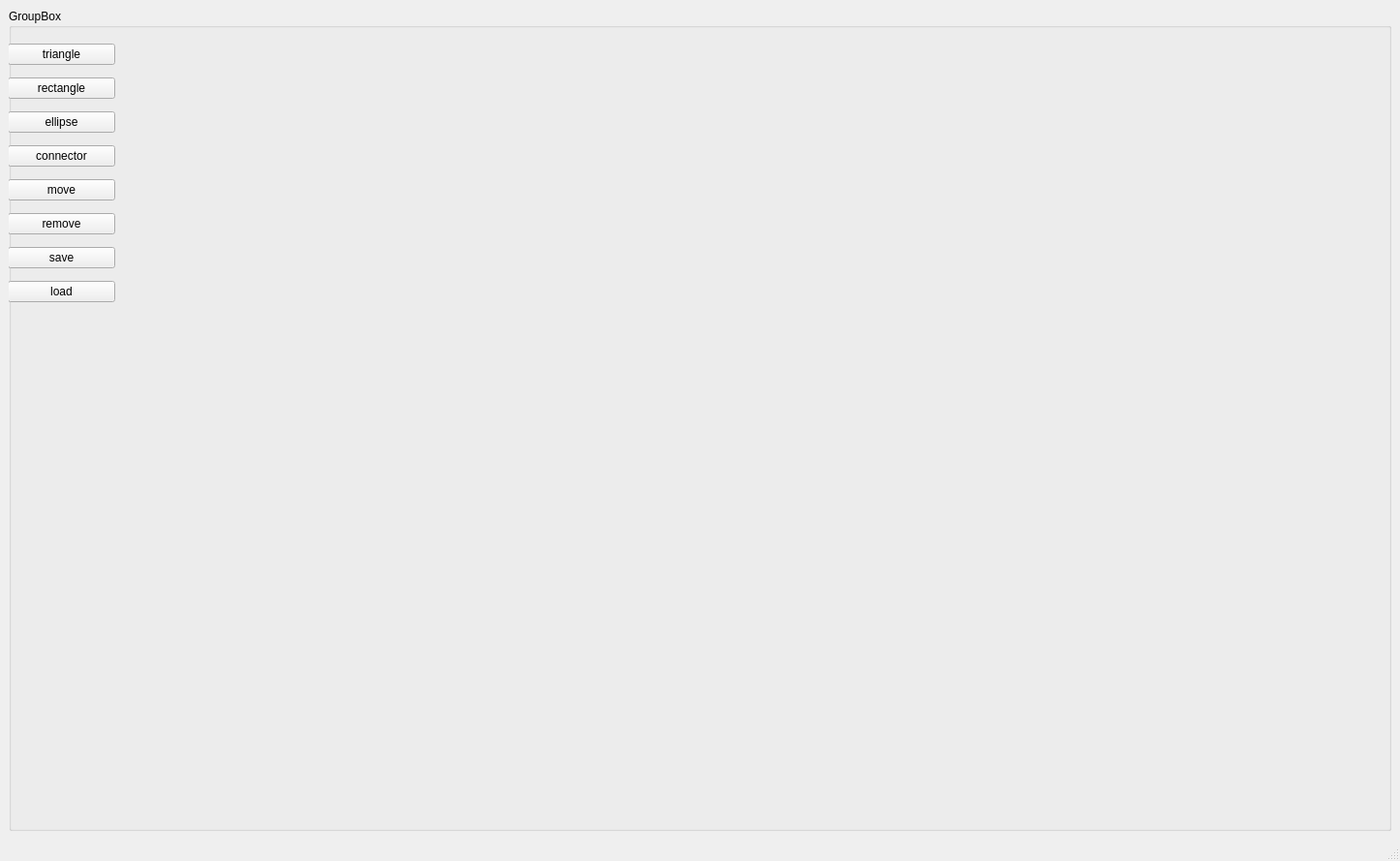
<?xml version="1.0" encoding="UTF-8"?>
<ui version="4.0">
 <class>MainWindow</class>
 <widget class="QMainWindow" name="MainWindow">
  <property name="geometry">
   <rect>
    <x>0</x>
    <y>0</y>
    <width>1446</width>
    <height>889</height>
   </rect>
  </property>
  <property name="windowTitle">
   <string>MainWindow</string>
  </property>
  <widget class="QWidget" name="centralwidget">
   <layout class="QGridLayout" name="gridLayout">
    <item row="0" column="0">
     <widget class="QGroupBox" name="groupBox">
      <property name="title">
       <string>GroupBox</string>
      </property>
      <widget class="QWidget" name="verticalLayoutWidget">
       <property name="geometry">
        <rect>
         <x>-1</x>
         <y>29</y>
         <width>111</width>
         <height>283</height>
        </rect>
       </property>
       <layout class="QVBoxLayout" name="verticalLayout">
        <item>
         <widget class="QPushButton" name="pushButton">
          <property name="text">
           <string>triangle</string>
          </property>
         </widget>
        </item>
        <item>
         <widget class="QPushButton" name="pushButton_3">
          <property name="text">
           <string>rectangle</string>
          </property>
         </widget>
        </item>
        <item>
         <widget class="QPushButton" name="pushButton_4">
          <property name="text">
           <string>ellipse</string>
          </property>
         </widget>
        </item>
        <item>
         <widget class="QPushButton" name="pushButton_5">
          <property name="text">
           <string>connector</string>
          </property>
         </widget>
        </item>
        <item>
         <widget class="QPushButton" name="pushButton_8">
          <property name="text">
           <string>move</string>
          </property>
         </widget>
        </item>
        <item>
         <widget class="QPushButton" name="pushButton_6">
          <property name="text">
           <string>remove</string>
          </property>
         </widget>
        </item>
        <item>
         <widget class="QPushButton" name="pushButton_7">
          <property name="text">
           <string>save</string>
          </property>
         </widget>
        </item>
        <item>
         <widget class="QPushButton" name="pushButton_2">
          <property name="text">
           <string>load</string>
          </property>
         </widget>
        </item>
       </layout>
      </widget>
     </widget>
    </item>
   </layout>
  </widget>
  <widget class="QMenuBar" name="menubar">
   <property name="geometry">
    <rect>
     <x>0</x>
     <y>0</y>
     <width>1446</width>
     <height>25</height>
    </rect>
   </property>
  </widget>
  <widget class="QStatusBar" name="statusbar"/>
 </widget>
 <resources/>
 <connections/>
</ui>
